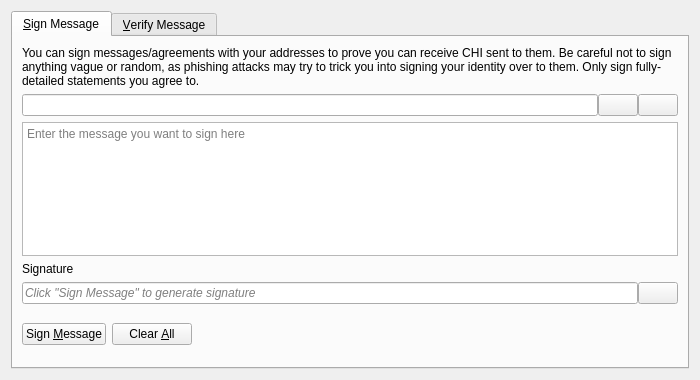
<?xml version="1.0" encoding="UTF-8"?>
<ui version="4.0">
 <class>SignVerifyMessageDialog</class>
 <widget class="QDialog" name="SignVerifyMessageDialog">
  <property name="geometry">
   <rect>
    <x>0</x>
    <y>0</y>
    <width>700</width>
    <height>380</height>
   </rect>
  </property>
  <property name="windowTitle">
   <string>Signatures - Sign / Verify a Message</string>
  </property>
  <property name="modal">
   <bool>true</bool>
  </property>
  <layout class="QVBoxLayout" name="verticalLayout">
   <item>
    <widget class="QTabWidget" name="tabWidget">
     <property name="currentIndex">
      <number>0</number>
     </property>
     <widget class="QWidget" name="tabSignMessage">
      <attribute name="title">
       <string>&amp;Sign Message</string>
      </attribute>
      <layout class="QVBoxLayout" name="verticalLayout_SM">
       <item>
        <widget class="QLabel" name="infoLabel_SM">
         <property name="text">
          <string>You can sign messages/agreements with your addresses to prove you can receive CHI sent to them. Be careful not to sign anything vague or random, as phishing attacks may try to trick you into signing your identity over to them. Only sign fully-detailed statements you agree to.</string>
         </property>
         <property name="textFormat">
          <enum>Qt::PlainText</enum>
         </property>
         <property name="wordWrap">
          <bool>true</bool>
         </property>
        </widget>
       </item>
       <item>
        <layout class="QHBoxLayout" name="horizontalLayout_1_SM">
         <property name="spacing">
          <number>0</number>
         </property>
         <item>
          <widget class="QValidatedLineEdit" name="addressIn_SM">
           <property name="toolTip">
            <string>The CRyptoCrowd address to sign the message with</string>
           </property>
          </widget>
         </item>
         <item>
          <widget class="QPushButton" name="addressBookButton_SM">
           <property name="toolTip">
            <string>Choose previously used address</string>
           </property>
           <property name="text">
            <string/>
           </property>
           <property name="icon">
            <iconset resource="../bitcoin.qrc">
             <normaloff>:/icons/address-book</normaloff>:/icons/address-book</iconset>
           </property>
           <property name="shortcut">
            <string>Alt+A</string>
           </property>
           <property name="autoDefault">
            <bool>false</bool>
           </property>
          </widget>
         </item>
         <item>
          <widget class="QPushButton" name="pasteButton_SM">
           <property name="toolTip">
            <string>Paste address from clipboard</string>
           </property>
           <property name="text">
            <string/>
           </property>
           <property name="icon">
            <iconset resource="../bitcoin.qrc">
             <normaloff>:/icons/editpaste</normaloff>:/icons/editpaste</iconset>
           </property>
           <property name="shortcut">
            <string>Alt+P</string>
           </property>
           <property name="autoDefault">
            <bool>false</bool>
           </property>
          </widget>
         </item>
        </layout>
       </item>
       <item>
        <widget class="QPlainTextEdit" name="messageIn_SM">
         <property name="toolTip">
          <string>Enter the message you want to sign here</string>
         </property>
         <property name="placeholderText">
          <string>Enter the message you want to sign here</string>
         </property>
        </widget>
       </item>
       <item>
        <widget class="QLabel" name="signatureLabel_SM">
         <property name="text">
          <string>Signature</string>
         </property>
         <property name="textFormat">
          <enum>Qt::PlainText</enum>
         </property>
        </widget>
       </item>
       <item>
        <layout class="QHBoxLayout" name="horizontalLayout_2_SM">
         <property name="spacing">
          <number>0</number>
         </property>
         <item>
          <widget class="QLineEdit" name="signatureOut_SM">
           <property name="placeholderText">
            <string>Click "Sign Message" to generate signature</string>
           </property>
           <property name="font">
            <font>
             <italic>true</italic>
            </font>
           </property>
           <property name="readOnly">
            <bool>true</bool>
           </property>
          </widget>
         </item>
         <item>
          <widget class="QPushButton" name="copySignatureButton_SM">
           <property name="toolTip">
            <string>Copy the current signature to the system clipboard</string>
           </property>
           <property name="text">
            <string/>
           </property>
           <property name="icon">
            <iconset resource="../bitcoin.qrc">
             <normaloff>:/icons/editcopy</normaloff>:/icons/editcopy</iconset>
           </property>
           <property name="autoDefault">
            <bool>false</bool>
           </property>
          </widget>
         </item>
        </layout>
       </item>
       <item>
        <layout class="QHBoxLayout" name="horizontalLayout_3_SM">
         <item>
          <widget class="QPushButton" name="signMessageButton_SM">
           <property name="toolTip">
            <string>Sign the message to prove you own this CRyptoCrowd address</string>
           </property>
           <property name="text">
            <string>Sign &amp;Message</string>
           </property>
           <property name="icon">
            <iconset resource="../bitcoin.qrc">
             <normaloff>:/icons/edit</normaloff>:/icons/edit</iconset>
           </property>
           <property name="autoDefault">
            <bool>false</bool>
           </property>
          </widget>
         </item>
         <item>
          <widget class="QPushButton" name="clearButton_SM">
           <property name="toolTip">
            <string>Reset all sign message fields</string>
           </property>
           <property name="text">
            <string>Clear &amp;All</string>
           </property>
           <property name="icon">
            <iconset resource="../bitcoin.qrc">
             <normaloff>:/icons/remove</normaloff>:/icons/remove</iconset>
           </property>
           <property name="autoDefault">
            <bool>false</bool>
           </property>
          </widget>
         </item>
         <item>
          <spacer name="horizontalSpacer_1_SM">
           <property name="orientation">
            <enum>Qt::Horizontal</enum>
           </property>
           <property name="sizeHint" stdset="0">
            <size>
             <width>40</width>
             <height>48</height>
            </size>
           </property>
          </spacer>
         </item>
         <item>
          <widget class="QLabel" name="statusLabel_SM">
           <property name="font">
            <font>
             <weight>75</weight>
             <bold>true</bold>
            </font>
           </property>
           <property name="text">
            <string/>
           </property>
           <property name="wordWrap">
            <bool>true</bool>
           </property>
          </widget>
         </item>
         <item>
          <spacer name="horizontalSpacer_2_SM">
           <property name="orientation">
            <enum>Qt::Horizontal</enum>
           </property>
           <property name="sizeHint" stdset="0">
            <size>
             <width>40</width>
             <height>48</height>
            </size>
           </property>
          </spacer>
         </item>
        </layout>
       </item>
      </layout>
     </widget>
     <widget class="QWidget" name="tabVerifyMessage">
      <attribute name="title">
       <string>&amp;Verify Message</string>
      </attribute>
      <layout class="QVBoxLayout" name="verticalLayout_VM">
       <item>
        <widget class="QLabel" name="infoLabel_VM">
         <property name="text">
          <string>Enter the receiver's address, message (ensure you copy line breaks, spaces, tabs, etc. exactly) and signature below to verify the message. Be careful not to read more into the signature than what is in the signed message itself, to avoid being tricked by a man-in-the-middle attack. Note that this only proves the signing party receives with the address, it cannot prove sendership of any transaction!</string>
         </property>
         <property name="textFormat">
          <enum>Qt::PlainText</enum>
         </property>
         <property name="alignment">
          <set>Qt::AlignLeading|Qt::AlignLeft|Qt::AlignTop</set>
         </property>
         <property name="wordWrap">
          <bool>true</bool>
         </property>
        </widget>
       </item>
       <item>
        <layout class="QHBoxLayout" name="horizontalLayout_1_VM">
         <property name="spacing">
          <number>0</number>
         </property>
         <item>
          <widget class="QValidatedLineEdit" name="addressIn_VM">
           <property name="toolTip">
            <string>The CRyptoCrowd address the message was signed with</string>
           </property>
          </widget>
         </item>
         <item>
          <widget class="QPushButton" name="addressBookButton_VM">
           <property name="toolTip">
            <string>Choose previously used address</string>
           </property>
           <property name="text">
            <string/>
           </property>
           <property name="icon">
            <iconset resource="../bitcoin.qrc">
             <normaloff>:/icons/address-book</normaloff>:/icons/address-book</iconset>
           </property>
           <property name="shortcut">
            <string>Alt+A</string>
           </property>
           <property name="autoDefault">
            <bool>false</bool>
           </property>
          </widget>
         </item>
        </layout>
       </item>
       <item>
        <widget class="QPlainTextEdit" name="messageIn_VM">
          <property name="toolTip">
            <string>The signed message to verify</string>
          </property>
          <property name="placeholderText">
            <string>The signed message to verify</string>
          </property>
        </widget>
       </item>
       <item>
        <widget class="QValidatedLineEdit" name="signatureIn_VM">
          <property name="toolTip">
            <string>The signature given when the message was signed</string>
          </property>
          <property name="placeholderText">
            <string>The signature given when the message was signed</string>
          </property>
        </widget>
       </item>
       <item>
        <layout class="QHBoxLayout" name="horizontalLayout_2_VM">
         <item>
          <widget class="QPushButton" name="verifyMessageButton_VM">
           <property name="toolTip">
            <string>Verify the message to ensure it was signed with the specified CRyptoCrowd address</string>
           </property>
           <property name="text">
            <string>Verify &amp;Message</string>
           </property>
           <property name="icon">
            <iconset resource="../bitcoin.qrc">
             <normaloff>:/icons/transaction_0</normaloff>:/icons/transaction_0</iconset>
           </property>
           <property name="autoDefault">
            <bool>false</bool>
           </property>
          </widget>
         </item>
         <item>
          <widget class="QPushButton" name="clearButton_VM">
           <property name="toolTip">
            <string>Reset all verify message fields</string>
           </property>
           <property name="text">
            <string>Clear &amp;All</string>
           </property>
           <property name="icon">
            <iconset resource="../bitcoin.qrc">
             <normaloff>:/icons/remove</normaloff>:/icons/remove</iconset>
           </property>
           <property name="autoDefault">
            <bool>false</bool>
           </property>
          </widget>
         </item>
         <item>
          <spacer name="horizontalSpacer_1_VM">
           <property name="orientation">
            <enum>Qt::Horizontal</enum>
           </property>
           <property name="sizeHint" stdset="0">
            <size>
             <width>40</width>
             <height>48</height>
            </size>
           </property>
          </spacer>
         </item>
         <item>
          <widget class="QLabel" name="statusLabel_VM">
           <property name="font">
            <font>
             <weight>75</weight>
             <bold>true</bold>
            </font>
           </property>
           <property name="text">
            <string/>
           </property>
           <property name="wordWrap">
            <bool>true</bool>
           </property>
          </widget>
         </item>
         <item>
          <spacer name="horizontalSpacer_2_VM">
           <property name="orientation">
            <enum>Qt::Horizontal</enum>
           </property>
           <property name="sizeHint" stdset="0">
            <size>
             <width>40</width>
             <height>48</height>
            </size>
           </property>
          </spacer>
         </item>
        </layout>
       </item>
      </layout>
     </widget>
    </widget>
   </item>
  </layout>
 </widget>
 <customwidgets>
  <customwidget>
   <class>QValidatedLineEdit</class>
   <extends>QLineEdit</extends>
   <header>qt/qvalidatedlineedit.h</header>
  </customwidget>
 </customwidgets>
 <resources>
  <include location="../bitcoin.qrc"/>
 </resources>
 <connections/>
</ui>
